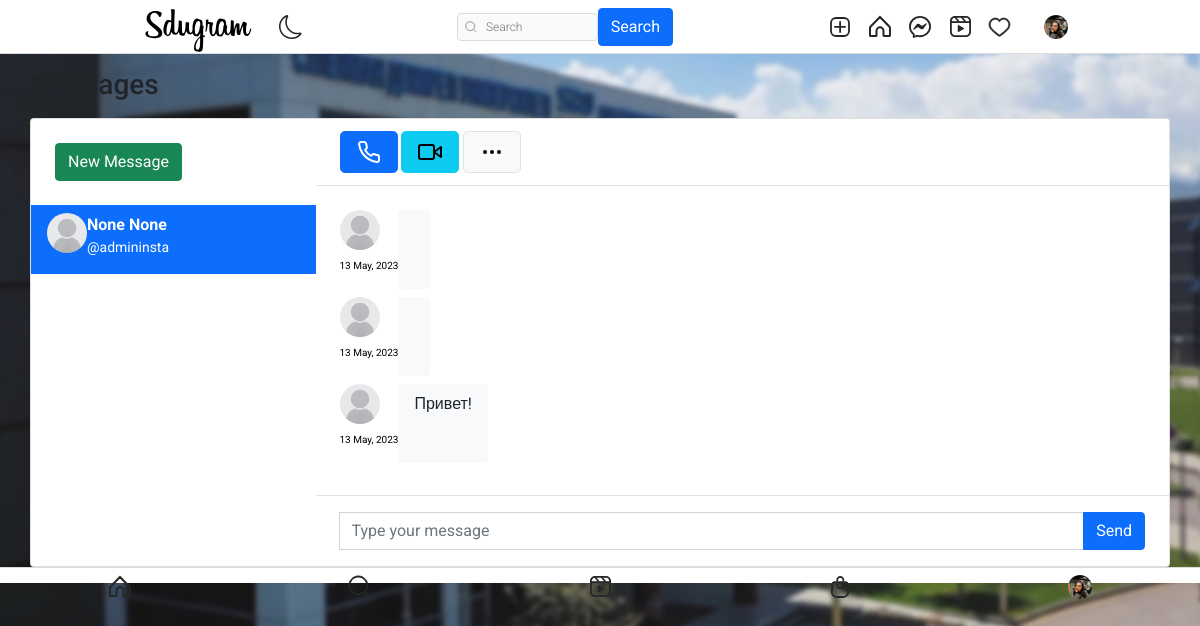
Screenshot of /message/ (signed in) with the database file from the repository.
### authy/models.py (models this page shows, shortened)
class Profile(models.Model):
    user = models.OneToOneField(User, related_name='profile', on_delete=models.CASCADE)
    image = models.ImageField(upload_to="profile_pciture", null=True, default="default.jpg")
    first_name = models.CharField(max_length=200, null=True, blank=True)
    last_name = models.CharField(max_length=200, null=True, blank=True)
    bio = models.CharField(max_length=200, null=True, blank=True)
    location = models.CharField(max_length=200, null=True, blank=True)
    url = models.URLField(max_length=200, null=True, blank=True)
    favourite = models.ManyToManyField(Post, blank=True)

### directs/models.py (models this page shows, shortened)
class Message(models.Model):
    user = models.ForeignKey(User, on_delete=models.CASCADE, related_name="user")
    sender = models.ForeignKey(User, on_delete=models.CASCADE, related_name="from_user")
    reciepient = models.ForeignKey(User, on_delete=models.CASCADE, related_name="to_user")
    body = models.TextField(null=True)
    date = models.DateTimeField(auto_now_add=True)
    is_read = models.BooleanField(default=False)
    def get_message(user):
        users = []
        messages = Message.objects.filter(user=user).values('reciepient').annotate(last=Max('date')).order_by('-last')
        for message in messages:
            users.append({
                'user': User.objects.get(pk=message['reciepient']),
                'last': message['last'],
                'unread': Message.objects.filter(user=user, reciepient__pk=message['reciepient'], is_read=False).count()
            })
        return users

### directs/views.py (the view)
# urls.py: path('', inbox, name="message"),
@login_required
def inbox(request):
    user = request.user
    messages = Message.get_message(user=request.user)
    active_direct = None
    directs = None
    profile = get_object_or_404(Profile, user=user)
    if messages:
        message = messages[0]
        active_direct = message['user'].username
        directs = Message.objects.filter(user=request.user, reciepient=message['user'])
        directs.update(is_read=True)
        for message in messages:
            if message['user'].username == active_direct:
                message['unread'] = 0
    context = {
        'directs':directs,
        'messages': messages,
        'active_direct': active_direct,
        'profile': profile,
    }
    return render(request, 'directs/direct.html', context)

### templates/directs/direct.html (shortened to what this page needs)
{% extends 'base.html' %}
{% load static %}
{% block content %}
<head>
	<link href="https://cdn.jsdelivr.net/npm/bootstrap@5.1.3/dist/css/bootstrap.min.css" rel="stylesheet">
</head>
<br><br>
<main class="conetent">
    <div class="container p-0">
		<h1 class="h3 mb-3">Messages</h1>
		<div class="card">
			<div class="row g-0">
				<div class="col-12 col-lg-12 col-xl-3 border-right chat-messages" >
					<div class="px-4 d-none d-md-block">
						<div class="d-flex align-items-center">
							<div class="flex-grow-1">
								<a href="{% url 'search-users' %}" class="btn btn-success mt-4 mb-4">New Message</a>
							</div>
						</div>
					</div>
					{% for message in messages %}
					<a href="{% url 'directs' message.user.username %}" class="list-group-item list-group-item-action border-0 {% if active_direct == message.user.username %}active{% endif %}">
						<div class="d-flex align-items-start pb-2">
								<img src="{{ message.user.profile.image.url }}" class="rounded-circle mr-1" alt="img" width="40" height="40">
							<div class="flex-grow-1 ml-6">
								<b>{{message.user.profile.first_name}} {{message.user.profile.last_name}}</b>
								<div class="small"> @{{message.user.username}}</div>
							</div>
						</div>
					</a>
					{% endfor %}
				</div>
				<div class="col-12 col-lg-7 col-xl-9">
					<div class="py-2 px-4 border-bottom d-none d-lg-block">
						<div class="d-flex align-items-center py-1">
							<div>
								<button class="btn btn-primary btn-lg mr-1 px-3"></button>
								<button class="btn btn-info btn-lg mr-1 px-3 d-none d-md-inline-block"></button>
								<button class="btn btn-light border btn-lg px-3"></button>
							</div>
						</div>
					</div>
					<div class="position-relative">
						<div class="chat-messages p-4">
									{% for direct in directs %}
										{% if direct.sender == request.user %}
											<div class="chat-message-right pb-2">
												<div>
													<a href=""><img src="{{ direct.sender.profile.image.url }}" class="rounded-circle mr-1" alt="img" width="40" height="40"></a>
													<div class="text-muted small text-nowrap mt-2" style="font-size:10px; color: rgba(180, 180, 180, 0);"><p style="font-size:10px; color: black;">{{direct.date|date:"d M, Y"}}</p></div>
												</div>
												<div class="flex-shrink-1 bg-light rounded py-2 px-3 ml-3">
													{{direct.body}}
												</div>
											</div>
										{% else %}
											<div class="chat-message-left pb-2">
												<div>
													<a href=""><img src="{{ direct.sender.profile.image.url }}" class="rounded-circle mr-1" alt="img" width="40" height="40"></a>
													<div class="text-muted small text-nowrap mt-2" style="font-size:10px; color: rgba(180, 180, 180, 0);"><p style="font-size:10px; color: black;">{{direct.date|date:"d M, Y"}}</p></div>
												</div>
												<div class="flex-shrink-1 bg-light rounded py-2 px-3 ml-3">
													{{direct.body}}
												</div>
											</div>
										{% endif %}
									{% endfor %}
						</div>
					</div>
						<div class="flex-grow-0 py-3 px-4 border-top">
							<form method="POST" action="{% url 'send-directs' %}">
								<div class="input-group">
									<input name="body" type="text" class="form-control" placeholder="Type your message">
									<button class="btn btn-primary" type="submit">Send</button>
								</div>
							</form>
						</div>
				</div>
			</div>
		</div>
	</div>
</main>
</html>
{% endblock content %}

### templates/base.html (shortened to what this page needs)
{% load static %}
<!DOCTYPE html>
<html lang="en">
<head>
    <link rel="stylesheet" href="https://cdn.jsdelivr.net/npm/bootstrap-icons@1.8.1/font/bootstrap-icons.css">
    <link href="https://cdn.jsdelivr.net/npm/bootstrap@5.1.3/dist/css/bootstrap.min.css" rel="stylesheet">
    <link rel="stylesheet" type="text/css" href="{% static 'assets1/style.css' %}">
</head>
<body>
    <header class="header">
        <nav class="header__content">
            <div class="header__buttons">
                <a href="{% url 'index' %}" class="header__home">
                    <!DOCTYPE svg PUBLIC "-//W3C//DTD SVG 20010904//EN"
                     "http://www.w3.org/TR/2001/REC-SVG-20010904/DTD/svg10.dtd">
                </a>
                <button class="header__theme-button" title="Toggle Theme">
                </button>
            </div>
            <form action="{% url 'search-users' %}" method="GET">
                <div class="header__search">
                    <input type="text" placeholder="Search" name="q" value="{{ request.GET.q }}">
                    <button class="btn btn-primary" type="submit">Search</button>
                </div>
            </form>
            <div class="header__buttons header__buttons--desktop">
                <a href="{% url 'newpost' %}">
                </a>
                <a href="{% url 'index' %}">
                </a>
                <a href="{% url 'message' %}">
                </a>
                <a href="#">
                </a>
                <span>
                    <a href="{% url 'show-notification' %}">
                    </a>
                </span>
                <a href="">
                    <button class="profile-button">
                        <a href="{% url 'profile' request.user %}">
                            <div class="profile-button__picture">
                                <img src="{{request.user.profile.image.url}}" alt="User Picture">
                            </div>
                        </a>
                    </button>
                </a>
            </div>
        </nav>
    </header>
    {% block content %}
    {% endblock content %}
    <nav class="navbar">
        <a href="#" class="navbar__button">
        </a>
        <a href="{% url 'search-users'  %}" class="navbar__button">
        </a>
        <a href="#" class="navbar__button">
        </a>
        <a href="#" class="navbar__button">
        </a>
        <a href="{% url 'profile' request.user %}" class="navbar__button profile-button">
            <div class="profile-button__picture">
                <img src="{{request.user.profile.image.url}}" alt="User Picture">
            </div>
        </a>
    </nav>
</body>
</html>

### static/assets1/style.css (style rules this page uses)
*, *::after, *::before { box-sizing: border-box; margin: 0; padding: 0; }
*, button, input, select, textarea { font-family: 'Roboto', sans-serif; }
:root { --primary: hsl(0, 0%, 100%); --secondary: hsl(0, 0%, 98%); --border: hsl(0, 0%, 86%); --story-border: hsl(0, 0%, 78%); --img-border: hsla(0, 0%, 0%, 0.1); --text-dark: hsl(0, 0%, 15%); --text-light: hsl(0, 0%, 60%); --like: hsl(355, 82%, 61%); --link: hsl(204, 100%, 48%); --header-height: 44px; --nav-height: 44px; }
body { background: url("./backendgit/static/assets2/images/sdubackground.png"); height: 100%; background-position: center; background-repeat: no-repeat; background-size: cover; }
svg { display: block; }
img { max-width: 100%; }
.header { width: 100%; height: var(--header-height); background-color: var(--primary); display: flex; justify-content: center; position: fixed; top: 0; left: 0; z-index: 2; }
.header::after { content: ''; position: absolute; bottom: 0; width: 100%; height: 1px; background-color: var(--border); }
.header__content { width: 100%; max-width: 975px; padding: 0 14px; display: flex; justify-content: space-between; align-items: center; }
.header__home { margin-top: 5px; }
.header__theme-button { background-color: transparent; border: none; cursor: pointer; }
.header__theme-button-moon { display: unset; }
.header__search { width: 216px; height: 28px; display: none; align-items: center; position: relative; }
.header__search svg { width: 12px; height: 12px; position: absolute; left: 8px; }
.header__search input { width: 100%; height: 100%; background-color: var(--secondary); padding: 4px 10px 4px 28px; border: 1px solid var(--border); border-radius: 4px; outline: none; font-size: 12px; font-weight: 300; text-decoration: none; color: var(--text-light); text-overflow: ellipsis; overflow: hidden; white-space: nowrap; }
.header__buttons { display: flex; align-items: center; gap: 16px; }
.navbar { width: 100%; height: var(--nav-height); background-color: var(--primary); display: flex; position: fixed; bottom: 0; left: 0; z-index: 2; }
.navbar::after { content: ''; position: absolute; top: 0; width: 100%; height: 1px; background-color: var(--border); }
.navbar__button { flex: 1 0 auto; display: flex; justify-content: center; align-items: center; }
.profile-button { background-color: transparent; border: none; outline: none; cursor: pointer; position: relative; }
.profile-button__picture { width: 24px; height: 24px; border-radius: 50%; overflow: hidden; position: relative; }
.profile-button__picture::after { content: ''; position: absolute; top: 0; bottom: 0; left: 0; right: 0; border: 1px solid var(--img-border); border-radius: 50%; }
@media (min-width: 768px) { :root { --header-height: 54px; --nav-height: 0px; } }
@media (min-width: 768px) { .header__content { padding: 0 20px; } }
@media (min-width: 768px) { .header__search { display: flex; } }
@media (min-width: 768px) { .navbar { display: none; } }

### templates/directs/direct.html (style rules this page uses)
body { margin-top:20px; }
.chat-messages { display: flex; flex-direction: column; max-height: 800px; overflow-y: scroll }
.chat-message-left, .chat-message-right { display: flex; flex-shrink: 0 }
.chat-message-left { margin-right: auto }
.py-3 { padding-top: 1rem!important; padding-bottom: 1rem!important; }
.px-4 { padding-right: 1.5rem!important; padding-left: 1.5rem!important; }
.flex-grow-0 { flex-grow: 0!important; }
.border-top { border-top: 1px solid #dee2e6!important; }

### rows the page displays
Message: sender.profile.image (placeholder picture), date "13 May, 2023"
Message: sender.profile.image (placeholder picture), date "13 May, 2023"
Message: sender.profile.image (placeholder picture), date "13 May, 2023", body "Привет!"

### other values shown
{{ message.user.profile.first_name }} "None"
{{ message.user.profile.last_name }} "None"
{{ message.user.username }} "admininsta"
